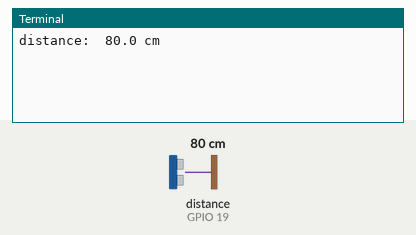
Simulated run of this program. Board: Raspberry Pi (BCM pin numbers). Shown: the last lines printed to the terminal. The test bench sets the inputs (shaded band); at power-on: distance to the obstacle (sensor on GPIO 19) 80 cm. The echo pulse lasts 58.3 µs per cm.

Above: at 1.2 s.
1.3 s: distance to the obstacle (sensor on GPIO 19) set to 2 cm
At 2.0 s:
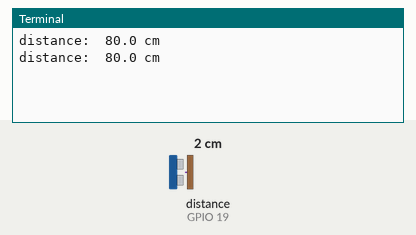
2.8 s: distance to the obstacle (sensor on GPIO 19) set to 4 cm
At 4.3 s:
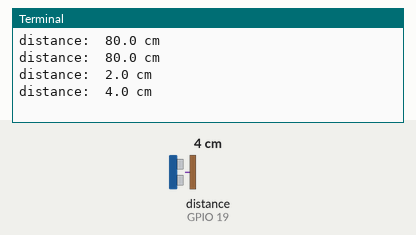
Timing chart, 0 to 5.8 s (numbered marks = the images above; inputs shaded):
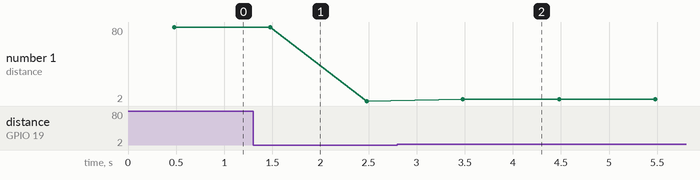

The program:

distance2.py
```python
from time import sleep

from gpiozero import DistanceSensor
from gpiozero.pins.pigpio import PiGPIOFactory
factory = PiGPIOFactory()
sensor = DistanceSensor(echo=19, trigger=13, pin_factory=factory)

try:
	while True:
		print("distance: ", round(sensor.distance *100, 2), "cm")
		sleep(1)
except KeyboardInterrupt:
	print("I'm Done!!")
```

Measured:
- after the input at 2.8 s, the terminal: prints a new line after 0.68 s (image 2)
- plotted number 1: 80 → 2 after the input at 1.3 s, 2 → 4 after the input at 2.8 s
